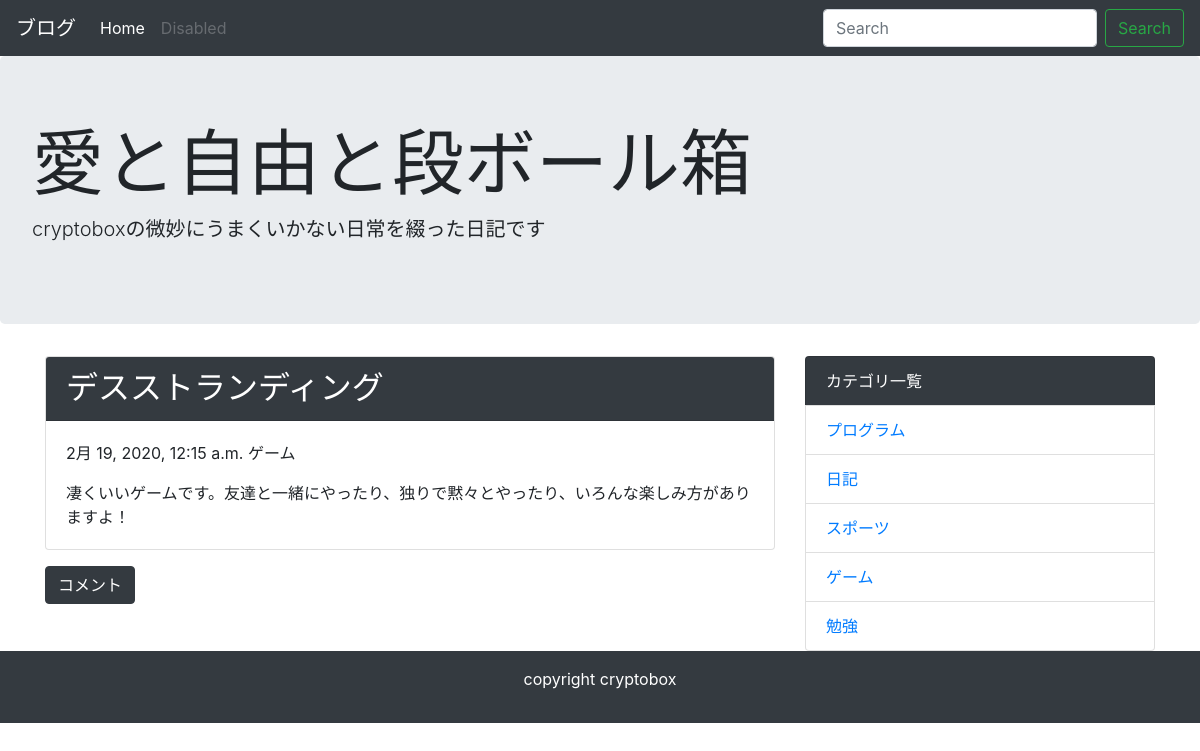
/detail/5/, run on an earlier commit of the app's database.
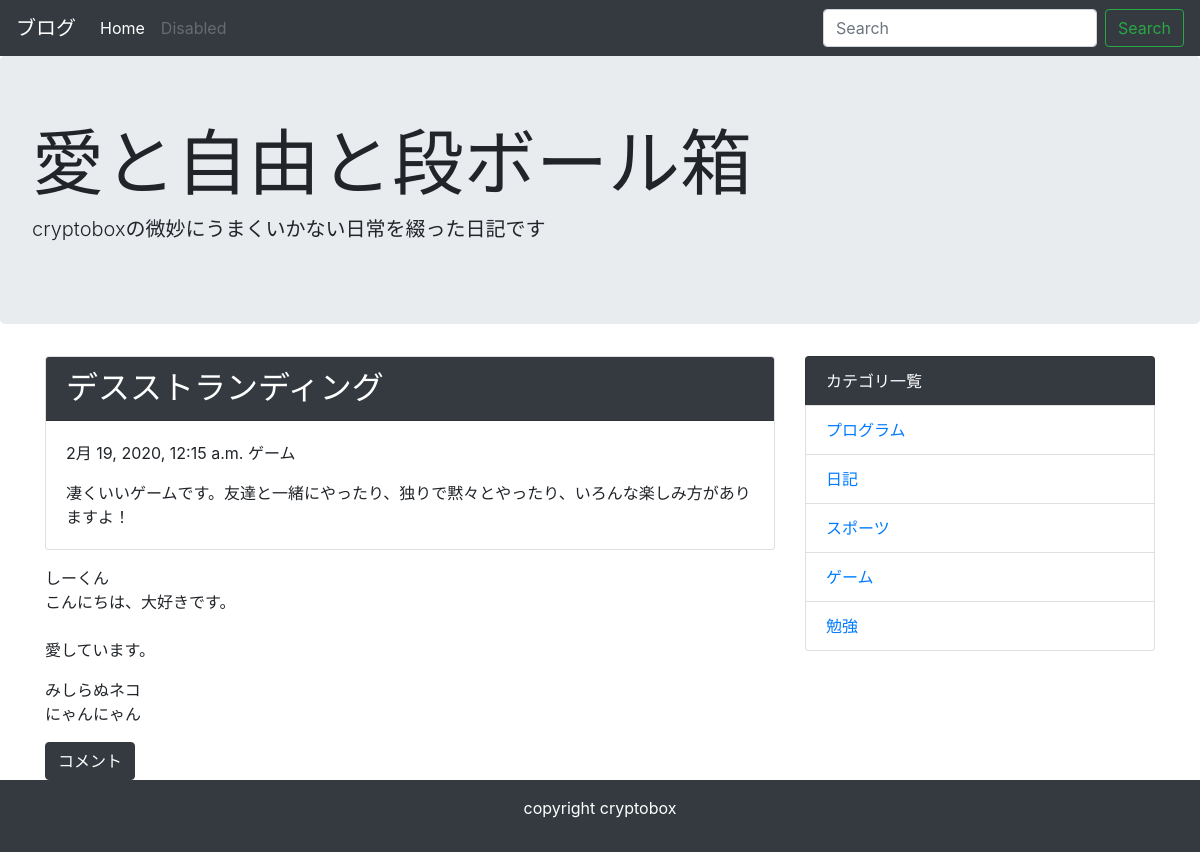
And on a later commit of the database.
### blog/models.py (models this page shows, shortened)
class Post(models.Model):
    title = models.CharField('タイトル', max_length=64)
    text = models.TextField('本文')
    created_at = models.DateTimeField('作成日', default=timezone.now)
    category = models.ForeignKey(Category, verbose_name='カテゴリ', on_delete=models.PROTECT)

class Category(models.Model):
    name = models.CharField('カテゴリ名', max_length=255)
    created_at = models.DateTimeField('作成日', default=timezone.now)
    def __str__(self):
        return self.name

class Comment(models.Model):
    name = models.CharField('お名前', max_length=30, default='みしらぬネコ')
    text = models.TextField('本文')
    post = models.ForeignKey(Post, verbose_name='紐づく記事', on_delete=models.PROTECT)
    created_at = models.DateTimeField('作成日', default=timezone.now)

### blog/views.py (the view)
# urls.py: path('detail/<int:pk>/', views.DetailView.as_view(), name='detail'),
class DetailView(generic.DetailView):
    model = Post

### blog/context_processors.py (called while the page is built)
def common(request):
    context = {
        'category_list': Category.objects.all(),
    }
    return context

### blog/templates/blog/post_detail.html
{% extends 'blog/base.html' %}
{% block content %}
<div class="card mb-3">
 <h2 class="card-header bg-dark text-white">{{ post.title }}</h2>
  <div class="card-body">
   <p>{{ post.created_at }} {{ post.category }}</p>
   {{ post.text | linebreaksbr | urlize }}
  </div>
</div>
{% for comment in post.comment_set.all %}
 <p>
  {{ comment.name }}<br>
  {{ comment.text | linebreaksbr }}
 </p>
{% endfor %}
<a class="btn btn-dark" href="{% url 'blog:comment' post.pk %}">コメント</a>
{% endblock %}

### blog/templates/blog/base.html (shortened to what this page needs)
<!doctype html>
<html lang="ja">
  <head>
    <link rel="stylesheet" href="https://maxcdn.bootstrapcdn.com/bootstrap/4.0.0-beta.2/css/bootstrap.min.css">
  </head>
  <body>
    <nav class="navbar navbar-expand-lg navbar-dark bg-dark">
      <a class="navbar-brand" href="#">ブログ</a>
      <div class="collapse navbar-collapse" id="navbarSupportedContent">
        <ul class="navbar-nav mr-auto">
          <li class="nav-item active">
            <a class="nav-link" href="{% url 'blog:index' %}">Home <span class="sr-only">(current)</span></a>
          </li>
          <li class="nav-item">
            <a class="nav-link disabled" href="#">Disabled</a>
          </li>
        </ul>
        <form class="form-inline my-2 my-lg-0" method="GET" action="{% url 'blog:index' %}">
          <input class="form-control mr-sm-2" type="text" placeholder="Search" aria-label="Search" name="keyword">
          <button class="btn btn-outline-success my-2 my-sm-0" type="submit">Search</button>
        </form>
      </div>
    </nav>
    <div class="jumbotron">
      <h1 class="display-3">愛と自由と段ボール箱</h1>
      <p class="lead">cryptoboxの微妙にうまくいかない日常を綴った日記です</p>
    </div>
    <div class="container">
      <div class="row">
        <div class="col-md-8">
          {% block content %}
          {% endblock %}
        </div>
        <div class="col-md-4">
          <ul class="list-group">
            <li class="list-group-item bg-dark text-white">カテゴリ一覧</li>
            {% for category in category_list %}
            <li class="list-group-item"><a href="{% url 'blog:category' category.pk %}">{{ category }}</a></li>
            {% endfor %}
          </ul>
        </div>
      </div>
    </div>
    <footer class="bg-dark text-white text-center py-3">
      <p>copyright cryptobox</p>
    </footer>
  </body>
</html>

What changed in the data, as far as the page shows it:
added Comment: name "しーくん", text "こんにちは、大好きです。 愛しています。"
added Comment: name "みしらぬネコ", text "にゃんにゃん"
